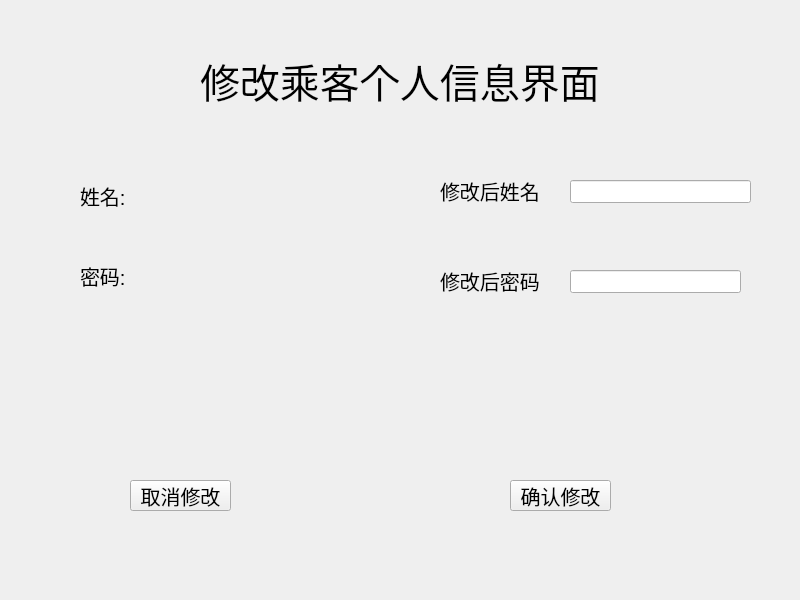
<?xml version="1.0" encoding="UTF-8"?>
<ui version="4.0">
 <class>ChangePassengerView</class>
 <widget class="QWidget" name="ChangePassengerView">
  <property name="geometry">
   <rect>
    <x>0</x>
    <y>0</y>
    <width>800</width>
    <height>600</height>
   </rect>
  </property>
  <property name="font">
   <font>
    <pointsize>30</pointsize>
   </font>
  </property>
  <property name="windowTitle">
   <string>Form</string>
  </property>
  <widget class="QLabel" name="label">
   <property name="geometry">
    <rect>
     <x>200</x>
     <y>50</y>
     <width>421</width>
     <height>61</height>
    </rect>
   </property>
   <property name="text">
    <string>修改乘客个人信息界面</string>
   </property>
  </widget>
  <widget class="QLabel" name="name">
   <property name="geometry">
    <rect>
     <x>80</x>
     <y>180</y>
     <width>241</width>
     <height>31</height>
    </rect>
   </property>
   <property name="font">
    <font>
     <pointsize>15</pointsize>
    </font>
   </property>
   <property name="text">
    <string>姓名:</string>
   </property>
  </widget>
  <widget class="QLabel" name="password">
   <property name="geometry">
    <rect>
     <x>80</x>
     <y>260</y>
     <width>291</width>
     <height>31</height>
    </rect>
   </property>
   <property name="font">
    <font>
     <pointsize>15</pointsize>
    </font>
   </property>
   <property name="text">
    <string>密码:</string>
   </property>
  </widget>
  <widget class="QLabel" name="label_4">
   <property name="geometry">
    <rect>
     <x>440</x>
     <y>175</y>
     <width>111</width>
     <height>31</height>
    </rect>
   </property>
   <property name="font">
    <font>
     <pointsize>15</pointsize>
    </font>
   </property>
   <property name="text">
    <string>修改后姓名</string>
   </property>
  </widget>
  <widget class="QLabel" name="label_5">
   <property name="geometry">
    <rect>
     <x>440</x>
     <y>260</y>
     <width>101</width>
     <height>41</height>
    </rect>
   </property>
   <property name="font">
    <font>
     <pointsize>15</pointsize>
    </font>
   </property>
   <property name="text">
    <string>修改后密码</string>
   </property>
  </widget>
  <widget class="QLineEdit" name="changeName">
   <property name="geometry">
    <rect>
     <x>570</x>
     <y>180</y>
     <width>181</width>
     <height>23</height>
    </rect>
   </property>
   <property name="font">
    <font>
     <pointsize>15</pointsize>
    </font>
   </property>
  </widget>
  <widget class="QLineEdit" name="changePassword">
   <property name="geometry">
    <rect>
     <x>570</x>
     <y>270</y>
     <width>171</width>
     <height>23</height>
    </rect>
   </property>
   <property name="font">
    <font>
     <pointsize>15</pointsize>
    </font>
   </property>
  </widget>
  <widget class="QPushButton" name="pushButton">
   <property name="geometry">
    <rect>
     <x>130</x>
     <y>480</y>
     <width>101</width>
     <height>31</height>
    </rect>
   </property>
   <property name="font">
    <font>
     <pointsize>15</pointsize>
    </font>
   </property>
   <property name="text">
    <string>取消修改</string>
   </property>
  </widget>
  <widget class="QPushButton" name="pushButton_2">
   <property name="geometry">
    <rect>
     <x>510</x>
     <y>480</y>
     <width>101</width>
     <height>31</height>
    </rect>
   </property>
   <property name="font">
    <font>
     <pointsize>15</pointsize>
    </font>
   </property>
   <property name="text">
    <string>确认修改</string>
   </property>
  </widget>
 </widget>
 <resources/>
 <connections/>
</ui>
